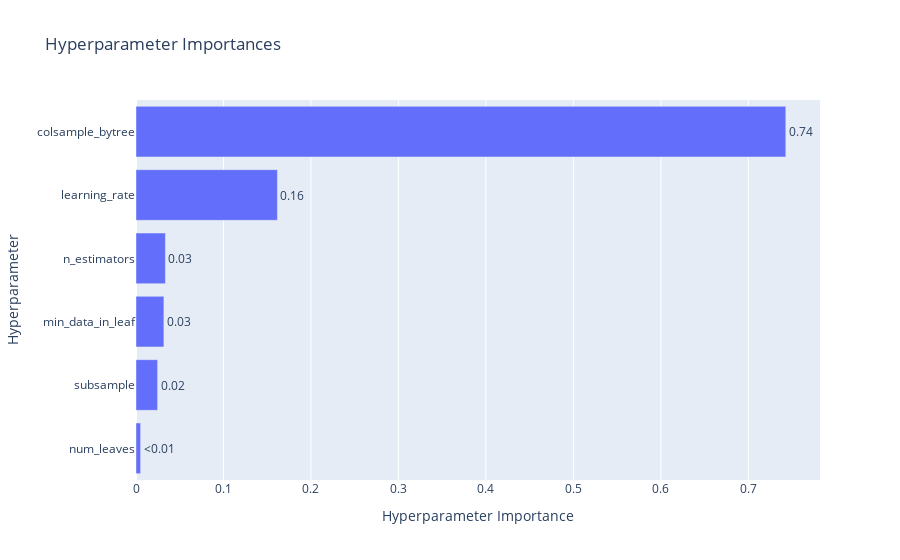

The code cell stored with this chart in its notebook:
### Code cell
# 하이퍼파라미터별 중요도를 확인할 수 있는 그래프
optuna.visualization.plot_param_importances(study_lgbm)

### Figure 1 — Plotly figure (JSON) as saved in the notebook; plotly's stock layout.template omitted (floating-point values rounded to 4 significant figures)
{"data": [{"cliponaxis": false, "hovertemplate": ["num_leaves (IntDistribution): 0.005263625273768587<extra></extra>", "subsample (FloatDistribution): 0.024716139981914145<extra></extra>", "min_data_in_leaf (IntDistribution): 0.03188809535233264<extra></extra>", "n_estimators (IntDistribution): 0.03361990597456874<extra></extra>", "learning_rate (FloatDistribution): 0.16166958603834047<extra></extra>", "colsample_bytree (FloatDistribution): 0.7428426473790755<extra></extra>"], "name": "Objective Value", "orientation": "h", "text": ["<0.01", "0.02", "0.03", "0.03", "0.16", "0.74"], "textposition": "outside", "type": "bar", "x": [0.005264, 0.02472, 0.03189, 0.03362, 0.1617, 0.7428], "y": ["num_leaves", "subsample", "min_data_in_leaf", "n_estimators", "learning_rate", "colsample_bytree"]}], "layout": {"title": {"text": "Hyperparameter Importances"}, "xaxis": {"title": {"text": "Hyperparameter Importance"}}, "yaxis": {"title": {"text": "Hyperparameter"}}}}
